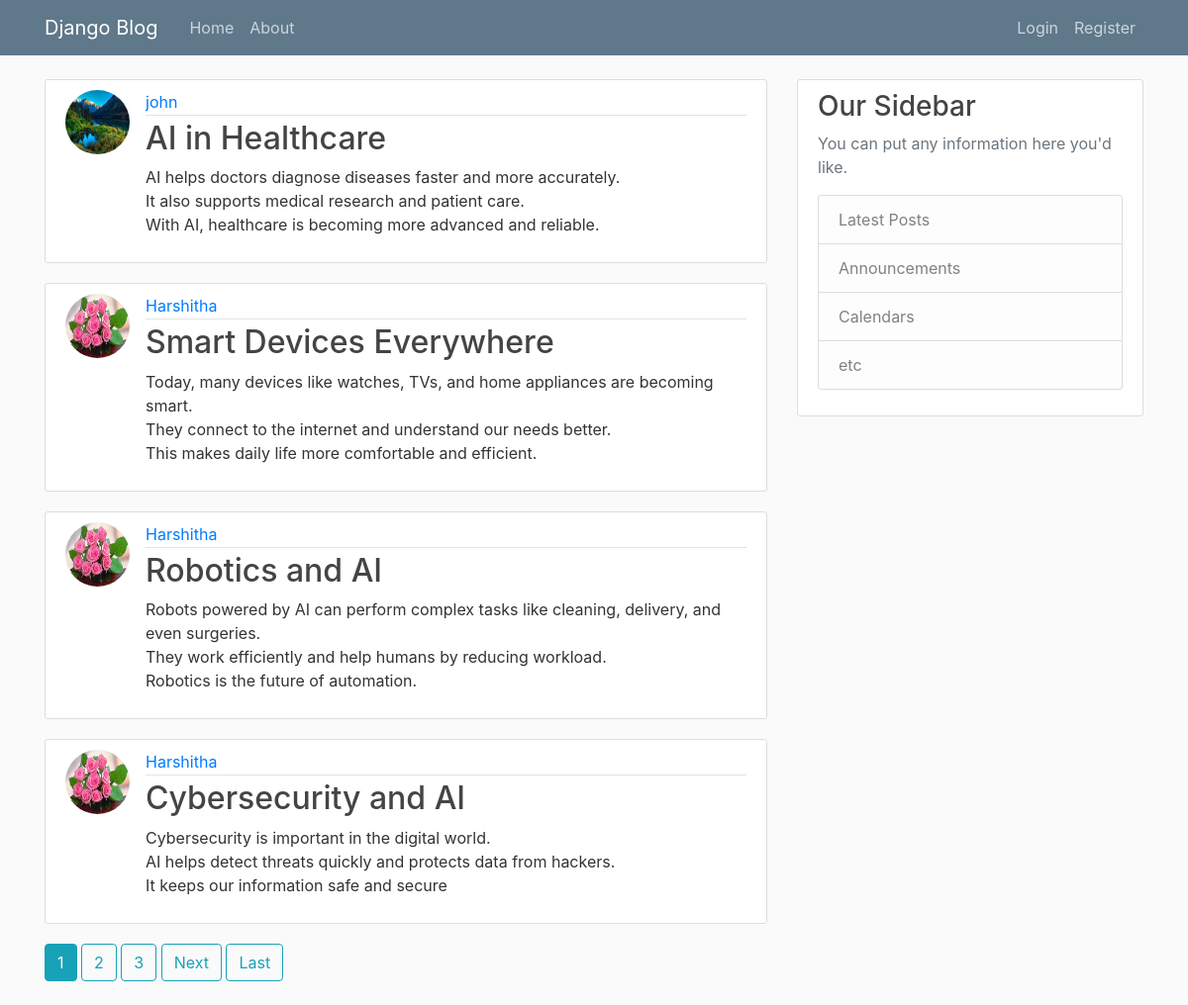
The page / on the database its author committed.
### Blog/models.py (models this page shows, shortened)
class Post(models.Model):
    title=models.CharField(max_length=100)
    content=models.TextField()
    data_posted=models.DateTimeField(default=timezone.now)
    author=models.ForeignKey(User,on_delete=models.CASCADE)

### Register/models.py (models this page shows, shortened)
class Profile(models.Model):
    user=models.OneToOneField(User,on_delete=models.CASCADE)
    image=models.ImageField(default="default.jpg",upload_to='profile_pics')

### Blog/views.py (the view)
# urls.py: path('',views.PostListView.as_view(),name='blog-home'),
class PostListView(ListView):
    model = Post
    template_name = 'Blog/home.html'  # <app>/<model>_<viewtype>.html
    context_object_name = 'posts'
    ordering = ['-data_posted']
    paginate_by = 4

### Blog/templates/Blog/home.html (shortened to what this page needs)
{% extends "blog/base.html" %}
{% block content %}
    {% for post in posts %}
        <article class="media content-section">
          <img class="rounded-circle article-img" src="{{ post.author.profile.image.url }}">
          <div class="media-body">
            <div class="article-metadata">
              <a class="mr-2" href="{% url 'user-posts' post.author.username %}">{{ post.author }}</a>
            </div>
            <h2><a class="article-title" href="{% url 'post_detail' post.id %}">{{ post.title }}</a></h2>
            <p class="article-content">{{ post.content }}</p>
          </div>
        </article>
    {% endfor %}
    {% if is_paginated %}
      {% for num in page_obj.paginator.page_range %}
        {% if page_obj.number == num %}
          <a class="btn btn-info mb-4" href="?page={{ num }}">{{ num }}</a>
        {% elif num > page_obj.number|add:'-3' and num < page_obj.number|add:'3' %}
          <a class="btn btn-outline-info mb-4" href="?page={{ num }}">{{ num }}</a>
        {% endif %}
      {% endfor %}
      {% if page_obj.has_next %}
        <a class="btn btn-outline-info mb-4" href="?page={{ page_obj.next_page_number }}">Next</a>
        <a class="btn btn-outline-info mb-4" href="?page={{ page_obj.paginator.num_pages }}">Last</a>
      {% endif %}
    {% endif %}
{% endblock content %}

### Blog/templates/Blog/base.html (shortened to what this page needs)
{% load static %}
<!DOCTYPE html>
<html>
<head>
    <link rel="stylesheet" href="https://maxcdn.bootstrapcdn.com/bootstrap/4.0.0/css/bootstrap.min.css">
    <link rel="stylesheet" type="text/css" href="{% static 'blog/main.css' %}">
</head>
<body>
    <header class="site-header">
      <nav class="navbar navbar-expand-md navbar-dark bg-steel fixed-top">
        <div class="container">
          <a class="navbar-brand mr-4" href="{% url 'blog-home' %}">Django Blog</a>
          <div class="collapse navbar-collapse" id="navbarToggle">
            <div class="navbar-nav mr-auto">
              <a class="nav-item nav-link" href="{% url 'blog-home' %}">Home</a>
              <a class="nav-item nav-link" href="{% url 'blog-about' %}">About</a>
            </div>
            <div class="navbar-nav">
               {% if user.is_authenticated %}
                <a class="nav-item nav-link" href="{% url 'post-create' %}">New Post</a>
                  <a class="nav-item nav-link" href="{% url 'profile' %}">Profile</a>
                   <form method="post" action="{% url 'logout' %}">
                     {% csrf_token %}
                   <button type="submit" class="nav-link-as-button">
                        Logout
                    </button>
                 </form>
              {% else %}
                <a class="nav-item nav-link" href="{% url 'login' %}">Login</a>
                <a class="nav-item nav-link" href="{% url 'register' %}">Register</a>
              {% endif %}
            </div>
          </div>
        </div>
      </nav>
    </header>
    <main role="main" class="container">
      <div class="row">
        <div class="col-md-8">
          {% block content %}{% endblock %}
        </div>
        <div class="col-md-4">
          <div class="content-section">
            <h3>Our Sidebar</h3>
            <p class='text-muted'>You can put any information here you'd like.
              <ul class="list-group">
                <li class="list-group-item list-group-item-light">Latest Posts</li>
                <li class="list-group-item list-group-item-light">Announcements</li>
                <li class="list-group-item list-group-item-light">Calendars</li>
                <li class="list-group-item list-group-item-light">etc</li>
              </ul>
            </p>
          </div>
        </div>
      </div>
    </main>
</body>
</html>

### Blog/static/Blog/main.css (style rules this page uses)
body { background: #fafafa; color: #333333; margin-top: 5rem; }
h1, h2, h3, h4, h5, h6 { color: #444444; }
ul { margin: 0; }
.bg-steel { background-color: #5f788a; }
.site-header .navbar-nav .nav-link { color: #cbd5db; }
.content-section { background: #ffffff; padding: 10px 20px; border: 1px solid #dddddd; border-radius: 3px; margin-bottom: 20px; }
.article-title { color: #444444; }
.article-content { white-space: pre-line; }
.article-img { height: 65px; width: 65px; margin-right: 16px; }
.article-metadata { padding-bottom: 1px; margin-bottom: 4px; border-bottom: 1px solid #e3e3e3 }

### rows shown on the page
Post: author.profile.image (picture), author "john", title "AI in Healthcare", content "AI helps doctors diagnose diseases faster and more accurately. It also supports medical research and patient care. With AI, healthcare is becoming more advanced and reliable."
Post: author.profile.image (picture), author "Harshitha", title "Smart Devices Everywhere", content "Today, many devices like watches, TVs, and home appliances are becoming smart. They connect to the internet and understand our needs better. This makes daily life more comfortable and efficient."
Post: author.profile.image (picture), author "Harshitha", title "Robotics and AI", content "Robots powered by AI can perform complex tasks like cleaning, delivery, and even surgeries. They work efficiently and help humans by reducing workload. Robotics is the future of automation."
Post: author.profile.image (picture), author "Harshitha", title "Cybersecurity and AI", content "Cybersecurity is important in the digital world. AI helps detect threats quickly and protects data from hackers. It keeps our information safe and secure"

### other values the page prints
{{ num }} "1"
{{ num }} "2" "3"
